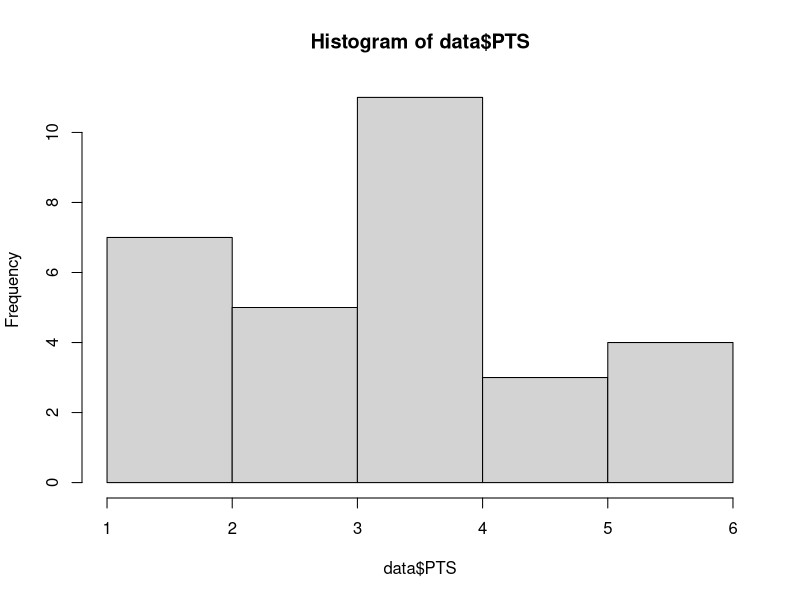
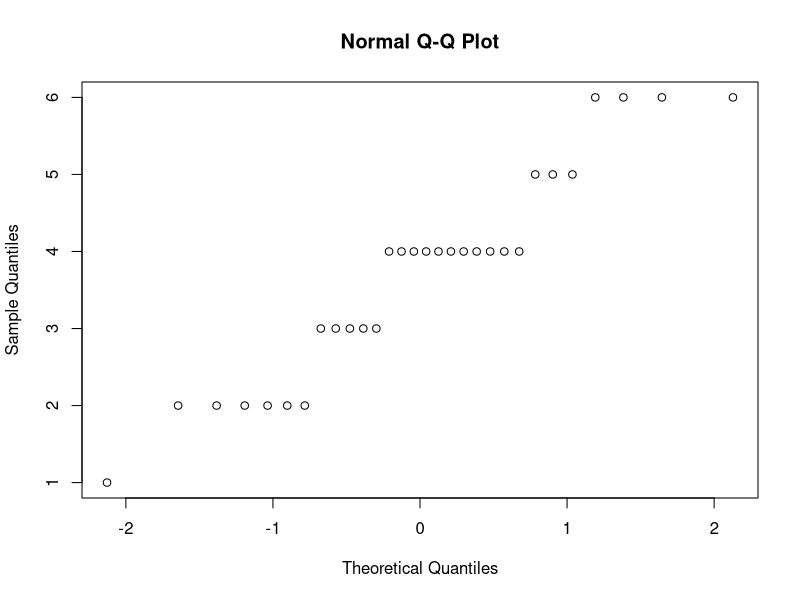
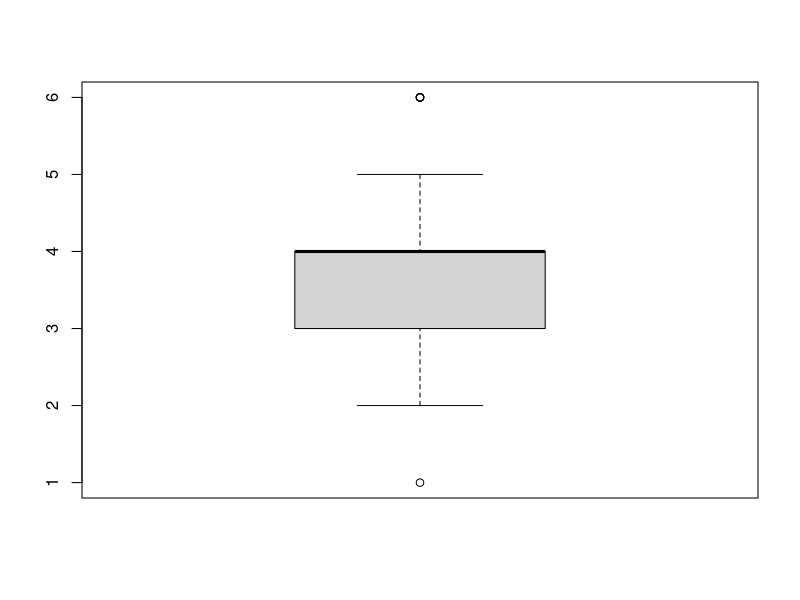

The R script that drew these images, in order:
## ---- chunk 1
knitr::opts_chunk$set(echo = TRUE)
data = read.csv('hockey.csv')
## ---- chunk 2
head(data)
## ---- chunk 3
hist(data$PTS)
## ---- chunk 4
summary(data$PTS)
## ---- chunk 5
sd(data$PTS, na.rm = TRUE)
## ---- chunk 6
qqnorm(data$PTS)
## ---- chunk 7
boxplot(data$PTS)
## ---- chunk 8
table(data$X)/length(data$X)
## ---- chunk 9
table(data$X,data$GP)
## ---- chunk 10
t.test(data$GP, mu = 3.25)
## ---- chunk 11
lesspp <- data[which(data$PPO <= data$PPOA),]
morepp <- data[which(data$PPO > data$PPOA),]
## ---- chunk 12
t.test(lesspp$W,morepp$W)
## ---- chunk 13
t.test(data$GP, mu = 4)
